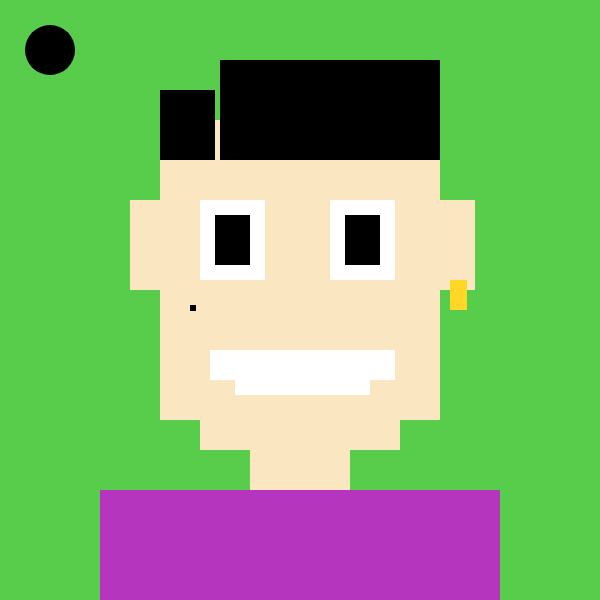
Frame 1 (no input)
Frame 60 (no input): identical to frame 1, image omitted
Frame 120 (the mouse pressed at the canvas centre since frame 60): identical to frame 1, image omitted

The p5.js sketch that drew this single still picture (run headless with seeded random() and noise() and a simulated clock; from frame 60 on, the mouse is pressed at the canvas centre):

// p5.js sketch
// ── sketch.js
let r, g, b;
let q, w, e;

function setup() {
  createCanvas(600, 600);
  r = random(255);
  g = random(255);
  b = random(255);
  q = random(255);
  w = random(255);
  e = random(255);
}

function draw() {
  background(q, w, e);
  noStroke();
  fill(0);
  ellipse(50, 50, 50);

  //head
  fill(250, 230, 192);
  rect(160, 120, 280, 300);
  rect(200, 120, 200, 330);
  //ears
  rect(130, 200, 345, 90);
  //neck
  rect(250, 400, 100, 100);

  //hair
  fill(0);
  rect(220, 60, 220, 100);
  rect(160, 90, 55, 70);
  //mole
  rect(190, 305, 6);

  //earring
  fill(255, 215, 38);
  rect(450, 280, 17, 30);

  //mouth
  fill(255);
  rect(210, 350, 185, 30);
  rect(235, 380, 135, 15);

  //eyes
  fill(255);
  rect(200, 200, 65, 80);
  rect(330, 200, 65, 80);
  //iris
  fill(0);
  rect(215, 215, 35, 50);
  rect(345, 215, 35, 50);

  //shirt
  fill(r, g, b);
  rect(100, 490, 400);
}

//mousepress for random colors
function mousePressed() {
  let d = dist(mouseX, mouseY, 50, 50);
  if (d < 20) {
    r = random(255);
    g = random(255);
    b = random(255);
    q = random(255);
    w = random(255);
    e = random(255);
  }
}
